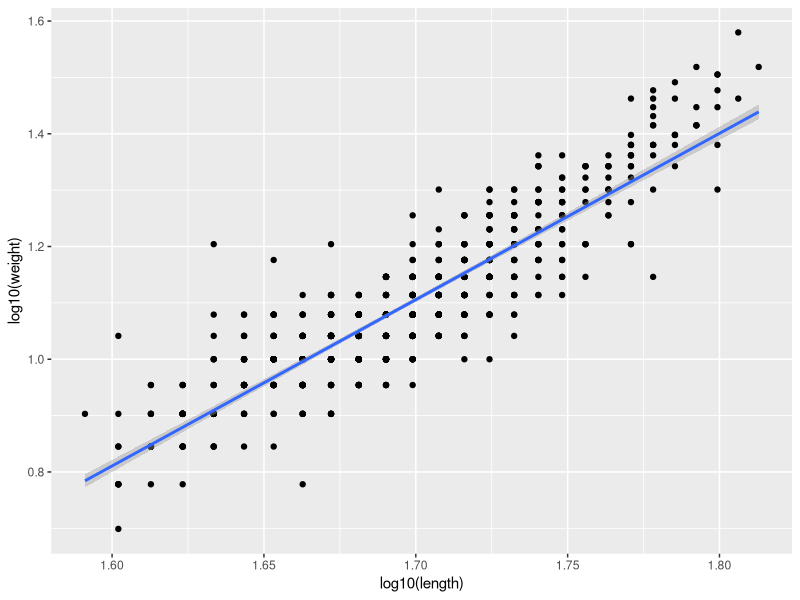

Write R code to recreate this figure.
## ---- chunk 1
library(tidyverse)
## ---- chunk 2
read_csv(here::here("data", "clean", "frog_translocation.csv")) %>% 
ggplot(aes(x = log10(length), y = log10(weight))) +
  geom_point() +
  geom_smooth(method = lm)
plot
